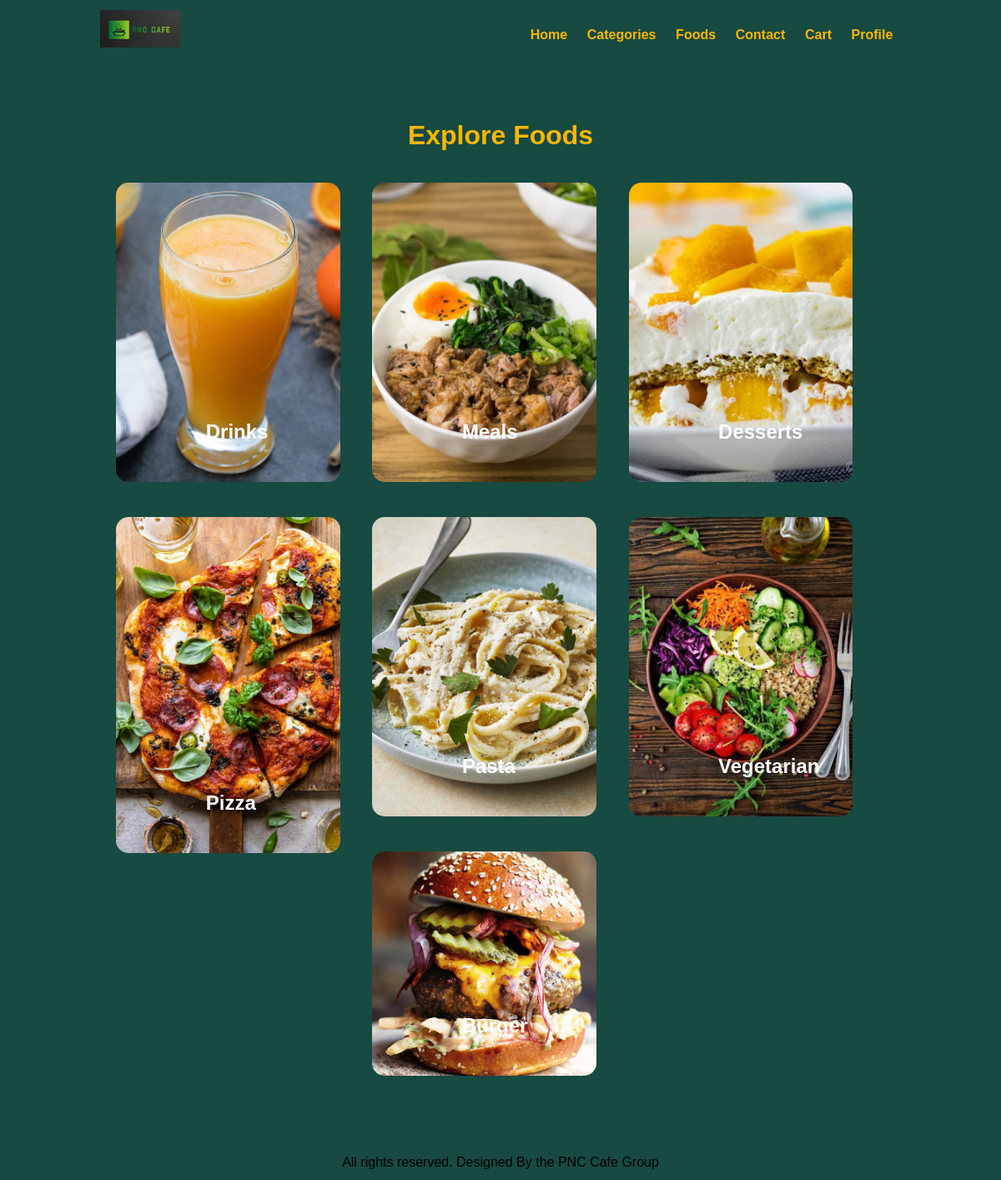
Page /food-order/categories.php on the committed database.
### tables this page shows
CREATE TABLE `tbl_category` (
  `id` int(10) UNSIGNED NOT NULL,
  `title` varchar(100) NOT NULL,
  `image_name` varchar(100) NOT NULL,
  `featured` varchar(10) NOT NULL,
  `active` varchar(10) NOT NULL
);

### food-order/categories.php (the view, shortened to what this page needs)
<?php include('partials-front/menu.php');?>
    <section class="categories">
        <div class="container">
            <h2 class="text-center">Explore Foods</h2>
            <?php
                $sql = "SELECT * FROM tbl_category WHERE active='Yes'";
                $res=mysqli_query($conn, $sql);
                $count = mysqli_num_rows($res);
                if($count> 0 ) {
                    while($row=mysqli_fetch_assoc($res)) {
                        $id = $row['id'];
                        $title = $row['title'];
                        $image_name=$row['image_name'];
                        ?>
                        <a href="<?php echo SITEURL; ?>category-foods.php?category_id=<?php echo $id;?>">
                        <div class="box-3 float-container">
                            <?php
                                if($image_name=="") {
                                    echo "<div class='error'>Image not available.</div>";
                                } else {
                                        ?>
                                        <img src="<?php echo SITEURL;?>/images/category/<?php echo $image_name;?>" alt="<?php echo $title ?>" class="img-responsive img-curve">
                                        <?php
                                }
                            ?>
                        <h3 class="float-text text-white"><?php echo $title;?></h3>
                        </div>
                         </a>
                        <?php
                }} else {
                    echo "<div class='error'>Category Not Found</div>";
                }
            ?>
        </div>
    </section>
<?php include('partials-front/footer.php');?>

### food-order/css/style.css (style rules this page uses)
* { margin: 0 0; padding: 0 0; font-family: Arial, Helvetica, sans-serif; }
body, section.food-menu { background: #174A41; }
.container { width: 80%; margin: 0 auto; padding: 1%; }
.img-responsive { width: 100%; }
.img-curve { border-radius: 15px; }
.text-center { text-align: center; }
.text-white { color: #ffffff; }
a { color: #FDB600; text-decoration: none; }
h2 { color: #FDB600; font-size: 2rem; margin-bottom: 2%; }
h3 { font-size: 1.5rem; }
.float-container { position: relative; }
.float-text { position: absolute; bottom: 50px; left: 40%; }
.categories { padding: 4% 0; }
.box-3 { width: 28%; float: left; margin: 2%; }

### rows in the picture
tbl_category: image_name (picture), title "Drinks"
tbl_category: image_name (picture), title "Meals"
tbl_category: image_name (picture), title "Desserts"
tbl_category: image_name (picture), title "Pizza"
tbl_category: image_name (picture), title "Pasta"
tbl_category: image_name (picture), title "Vegetarian"
tbl_category: image_name (picture), title "Burger"
